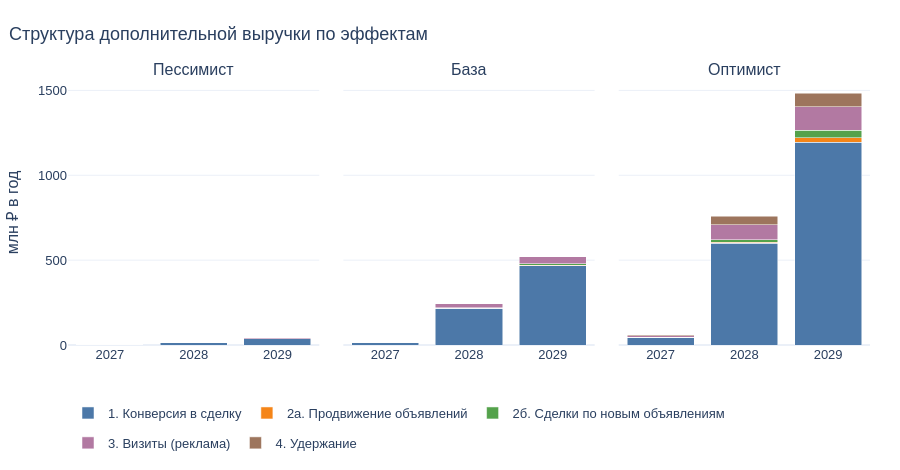
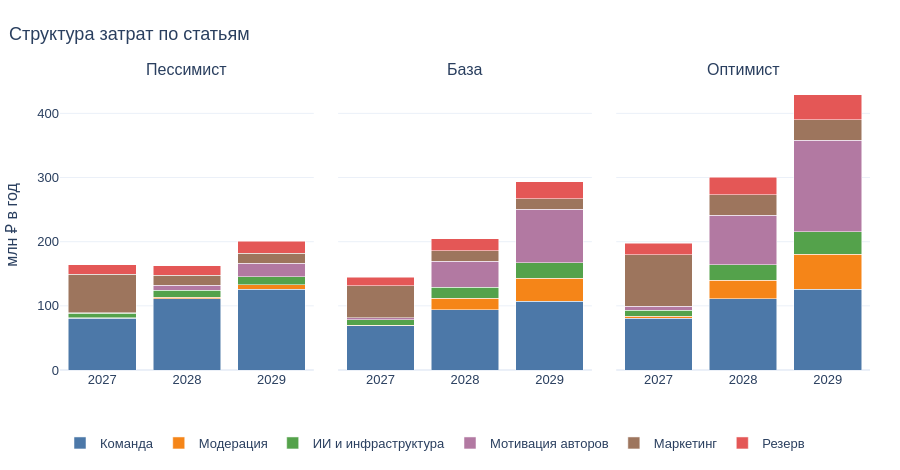

The notebook cell these images were saved under, in order:
### Markdown cell above
### 2.5. Откуда выручка и куда уходят деньги (по годам)

### Code cell
REV = {'Эффект 1: доход от конверсии (комиссия Доставки)': '1. Конверсия в сделку', 'Эффект 2: доход от продвижения новых объявлений': '2а. Продвижение объявлений',
       'Эффект 2: доход со сделок по новым объявлениям': '2б. Сделки по новым объявлениям', 'Эффект 3: доход от рекламы и рекомендаций': '3. Визиты (реклама)',
       'Эффект 4: удержание (верхний сценарий)': '4. Удержание'}
COST = {'Команда разработки': 'Команда', 'ИИ-модерация': 'Модерация', 'Ручная модерация спорных случаев': 'Модерация', 'ИИ и инфраструктура': 'ИИ и инфраструктура',
        'Мотивация авторов (с годовым потолком)': 'Мотивация авторов', 'Маркетинг (запуск + текущий)': 'Маркетинг', 'Резерв': 'Резерв'}
PAL = ['#4C78A8', '#F58518', '#54A24B', '#B279A2', '#9D755D', '#E45756']

def stack(mapping):
    out = {}
    for s in SC:
        d = {}
        for lab, nm in mapping.items(): d[nm] = d.get(nm, 0) + ys(s, lab)
        out[s] = d
    return out
RV, CS = stack(REV), stack(COST)

def stacked(data, name, title, ylab):
    fig = make_subplots(rows=1, cols=3, subplot_titles=SC, shared_yaxes=True, horizontal_spacing=0.03)
    comps = list(data['База'].keys())
    for j, s in enumerate(SC, 1):
        for k, c in enumerate(comps):
            fig.add_bar(x=YEARS, y=data[s][c], name=c, marker_color=PAL[k], legendgroup=c, showlegend=(j == 1), row=1, col=j)
    fig.update_layout(barmode='stack'); fig.update_yaxes(title=ylab, row=1, col=1)
    pshow(fig, name, title, h=470)
    f, axs = plt.subplots(1, 3, figsize=(14, 4.6), sharey=True)
    for ax, s in zip(axs, SC):
        bot = np.zeros(3)
        for k, c in enumerate(comps): ax.bar(YEARS, data[s][c], bottom=bot, color=PAL[k], label=c); bot += data[s][c]
        ax.set_title(s)
    axs[0].set_ylabel(ylab); axs[0].legend(fontsize=8, loc='upper left'); f.suptitle(title, fontweight='bold'); mshow(f, name)

stacked(RV, 'revenue_structure', 'Структура дополнительной выручки по эффектам', 'млн ₽ в год')
stacked(CS, 'cost_structure', 'Структура затрат по статьям', 'млн ₽ в год')

### Figure 1 — Plotly figure (JSON) as saved in the notebook; plotly's stock layout.template omitted (floating-point values rounded to 4 significant figures)
{"data": [{"legendgroup": "1. Конверсия в сделку", "marker": {"color": "#4C78A8"}, "name": "1. Конверсия в сделку", "showlegend": true, "type": "bar", "x": ["2027", "2028", "2029"], "xaxis": "x", "y": [0.9926, 13.23, 37.97], "yaxis": "y"}, {"legendgroup": "2а. Продвижение объявлений", "marker": {"color": "#F58518"}, "name": "2а. Продвижение объявлений", "showlegend": true, "type": "bar", "x": ["2027", "2028", "2029"], "xaxis": "x", "y": [0.0, 0.0226, 0.09547], "yaxis": "y"}, {"legendgroup": "2б. Сделки по новым объявлениям", "marker": {"color": "#54A24B"}, "name": "2б. Сделки по новым объявлениям", "showlegend": true, "type": "bar", "x": ["2027", "2028", "2029"], "xaxis": "x", "y": [0.0, 0.05876, 0.2582], "yaxis": "y"}, {"legendgroup": "3. Визиты (реклама)", "marker": {"color": "#B279A2"}, "name": "3. Визиты (реклама)", "showlegend": true, "type": "bar", "x": ["2027", "2028", "2029"], "xaxis": "x", "y": [0.1157, 1.439, 3.856], "yaxis": "y"}, {"legendgroup": "4. Удержание", "marker": {"color": "#9D755D"}, "name": "4. Удержание", "showlegend": true, "type": "bar", "x": ["2027", "2028", "2029"], "xaxis": "x", "y": [0.0, 0.0, 0.0], "yaxis": "y"}, {"legendgroup": "1. Конверсия в сделку", "marker": {"color": "#4C78A8"}, "name": "1. Конверсия в сделку", "showlegend": false, "type": "bar", "x": ["2027", "2028", "2029"], "xaxis": "x2", "y": [14.78, 216.0, 466.1], "yaxis": "y2"}, {"legendgroup": "2а. Продвижение объявлений", "marker": {"color": "#F58518"}, "name": "2а. Продвижение объявлений", "showlegend": false, "type": "bar", "x": ["2027", "2028", "2029"], "xaxis": "x2", "y": [0.0, 1.115, 3.855], "yaxis": "y2"}, {"legendgroup": "2б. Сделки по новым объявлениям", "marker": {"color": "#54A24B"}, "name": "2б. Сделки по новым объявлениям", "showlegend": false, "type": "bar", "x": ["2027", "2028", "2029"], "xaxis": "x2", "y": [0.0, 2.463, 9.024], "yaxis": "y2"}, {"legendgroup": "3. Визиты (реклама)", "marker": {"color": "#B279A2"}, "name": "3. Визиты (реклама)", "showlegend": false, "type": "bar", "x": ["2027", "2028", "2029"], "xaxis": "x2", "y": [1.912, 23.02, 41.13], "yaxis": "y2"}, {"legendgroup": "4. Удержание", "marker": {"color": "#9D755D"}, "name": "4. Удержание", "showlegend": false, "type": "bar", "x": ["2027", "2028", "2029"], "xaxis": "x2", "y": [0.0, 0.0, 0.0], "yaxis": "y2"}, {"legendgroup": "1. Конверсия в сделку", "marker": {"color": "#4C78A8"}, "name": "1. Конверсия в сделку", "showlegend": false, "type": "bar", "x": ["2027", "2028", "2029"], "xaxis": "x3", "y": [46.09, 598.9, 1196.0], "yaxis": "y3"}, {"legendgroup": "2а. Продвижение объявлений", "marker": {"color": "#F58518"}, "name": "2а. Продвижение объявлений", "showlegend": false, "type": "bar", "x": ["2027", "2028", "2029"], "xaxis": "x3", "y": [0.0, 7.851, 24.53], "yaxis": "y3"}, {"legendgroup": "2б. Сделки по новым объявлениям", "marker": {"color": "#54A24B"}, "name": "2б. Сделки по новым объявлениям", "showlegend": false, "type": "bar", "x": ["2027", "2028", "2029"], "xaxis": "x3", "y": [0.0, 13.44, 44.93], "yaxis": "y3"}, {"legendgroup": "3. Визиты (реклама)", "marker": {"color": "#B279A2"}, "name": "3. Визиты (реклама)", "showlegend": false, "type": "bar", "x": ["2027", "2028", "2029"], "xaxis": "x3", "y": [8.664, 88.15, 138.6], "yaxis": "y3"}, {"legendgroup": "4. Удержание", "marker": {"color": "#9D755D"}, "name": "4. Удержание", "showlegend": false, "type": "bar", "x": ["2027", "2028", "2029"], "xaxis": "x3", "y": [4.973, 50.59, 79.56], "yaxis": "y3"}], "layout": {"annotations": [{"font": {"size": 16}, "showarrow": false, "text": "Пессимист", "x": 0.1567, "xanchor": "center", "xref": "paper", "y": 1, "yanchor": "bottom", "yref": "paper"}, {"font": {"size": 16}, "showarrow": false, "text": "База", "x": 0.5, "xanchor": "center", "xref": "paper", "y": 1, "yanchor": "bottom", "yref": "paper"}, {"font": {"size": 16}, "showarrow": false, "text": "Оптимист", "x": 0.8433, "xanchor": "center", "xref": "paper", "y": 1, "yanchor": "bottom", "yref": "paper"}], "barmode": "stack", "font": {"family": "Arial", "size": 13}, "height": 470, "legend": {"orientation": "h", "y": -0.2}, "margin": {"b": 60, "l": 60, "r": 30, "t": 80}, "title": {"text": "Структура дополнительной выручки по эффектам", "x": 0.01}, "xaxis": {"anchor": "y", "domain": [0, 0.3133]}, "xaxis2": {"anchor": "y2", "domain": [0.3433, 0.6567]}, "xaxis3": {"anchor": "y3", "domain": [0.6867, 1.0]}, "yaxis": {"anchor": "x", "domain": [0, 1], "title": {"text": "млн ₽ в год"}}, "yaxis2": {"anchor": "x2", "domain": [0, 1], "matches": "y", "showticklabels": false}, "yaxis3": {"anchor": "x3", "domain": [0, 1], "matches": "y", "showticklabels": false}}}

### Figure 2 — Plotly figure (JSON) as saved in the notebook; plotly's stock layout.template omitted (floating-point values rounded to 4 significant figures)
{"data": [{"legendgroup": "Команда", "marker": {"color": "#4C78A8"}, "name": "Команда", "showlegend": true, "type": "bar", "x": ["2027", "2028", "2029"], "xaxis": "x", "y": [81.0, 110.8, 126.0], "yaxis": "y"}, {"legendgroup": "Модерация", "marker": {"color": "#F58518"}, "name": "Модерация", "showlegend": true, "type": "bar", "x": ["2027", "2028", "2029"], "xaxis": "x", "y": [0.1981, 2.539, 7.005], "yaxis": "y"}, {"legendgroup": "ИИ и инфраструктура", "marker": {"color": "#54A24B"}, "name": "ИИ и инфраструктура", "showlegend": true, "type": "bar", "x": ["2027", "2028", "2029"], "xaxis": "x", "y": [7.56, 10.77, 12.12], "yaxis": "y"}, {"legendgroup": "Мотивация авторов", "marker": {"color": "#B279A2"}, "name": "Мотивация авторов", "showlegend": true, "type": "bar", "x": ["2027", "2028", "2029"], "xaxis": "x", "y": [0.6002, 7.694, 21.23], "yaxis": "y"}, {"legendgroup": "Маркетинг", "marker": {"color": "#9D755D"}, "name": "Маркетинг", "showlegend": true, "type": "bar", "x": ["2027", "2028", "2029"], "xaxis": "x", "y": [60.0, 16.0, 16.0], "yaxis": "y"}, {"legendgroup": "Резерв", "marker": {"color": "#E45756"}, "name": "Резерв", "showlegend": true, "type": "bar", "x": ["2027", "2028", "2029"], "xaxis": "x", "y": [14.94, 14.78, 18.23], "yaxis": "y"}, {"legendgroup": "Команда", "marker": {"color": "#4C78A8"}, "name": "Команда", "showlegend": false, "type": "bar", "x": ["2027", "2028", "2029"], "xaxis": "x2", "y": [68.85, 94.19, 107.1], "yaxis": "y2"}, {"legendgroup": "Модерация", "marker": {"color": "#F58518"}, "name": "Модерация", "showlegend": false, "type": "bar", "x": ["2027", "2028", "2029"], "xaxis": "x2", "y": [1.294, 17.83, 36.3], "yaxis": "y2"}, {"legendgroup": "ИИ и инфраструктура", "marker": {"color": "#54A24B"}, "name": "ИИ и инфраструктура", "showlegend": false, "type": "bar", "x": ["2027", "2028", "2029"], "xaxis": "x2", "y": [7.979, 16.6, 23.45], "yaxis": "y2"}, {"legendgroup": "Мотивация авторов", "marker": {"color": "#B279A2"}, "name": "Мотивация авторов", "showlegend": false, "type": "bar", "x": ["2027", "2028", "2029"], "xaxis": "x2", "y": [2.995, 41.28, 84.04], "yaxis": "y2"}, {"legendgroup": "Маркетинг", "marker": {"color": "#9D755D"}, "name": "Маркетинг", "showlegend": false, "type": "bar", "x": ["2027", "2028", "2029"], "xaxis": "x2", "y": [50.0, 16.0, 16.0], "yaxis": "y2"}, {"legendgroup": "Резерв", "marker": {"color": "#E45756"}, "name": "Резерв", "showlegend": false, "type": "bar", "x": ["2027", "2028", "2029"], "xaxis": "x2", "y": [13.11, 18.59, 26.69], "yaxis": "y2"}, {"legendgroup": "Команда", "marker": {"color": "#4C78A8"}, "name": "Команда", "showlegend": false, "type": "bar", "x": ["2027", "2028", "2029"], "xaxis": "x3", "y": [81.0, 110.8, 126.0], "yaxis": "y3"}, {"legendgroup": "Модерация", "marker": {"color": "#F58518"}, "name": "Модерация", "showlegend": false, "type": "bar", "x": ["2027", "2028", "2029"], "xaxis": "x3", "y": [2.42, 29.38, 54.82], "yaxis": "y3"}, {"legendgroup": "ИИ и инфраструктура", "marker": {"color": "#54A24B"}, "name": "ИИ и инфраструктура", "showlegend": false, "type": "bar", "x": ["2027", "2028", "2029"], "xaxis": "x3", "y": [10.01, 24.24, 34.84], "yaxis": "y3"}, {"legendgroup": "Мотивация авторов", "marker": {"color": "#B279A2"}, "name": "Мотивация авторов", "showlegend": false, "type": "bar", "x": ["2027", "2028", "2029"], "xaxis": "x3", "y": [6.301, 76.52, 142.7], "yaxis": "y3"}, {"legendgroup": "Маркетинг", "marker": {"color": "#9D755D"}, "name": "Маркетинг", "showlegend": false, "type": "bar", "x": ["2027", "2028", "2029"], "xaxis": "x3", "y": [80.0, 32.0, 32.0], "yaxis": "y3"}, {"legendgroup": "Резерв", "marker": {"color": "#E45756"}, "name": "Резерв", "showlegend": false, "type": "bar", "x": ["2027", "2028", "2029"], "xaxis": "x3", "y": [17.97, 27.3, 39.04], "yaxis": "y3"}], "layout": {"annotations": [{"font": {"size": 16}, "showarrow": false, "text": "Пессимист", "x": 0.1567, "xanchor": "center", "xref": "paper", "y": 1, "yanchor": "bottom", "yref": "paper"}, {"font": {"size": 16}, "showarrow": false, "text": "База", "x": 0.5, "xanchor": "center", "xref": "paper", "y": 1, "yanchor": "bottom", "yref": "paper"}, {"font": {"size": 16}, "showarrow": false, "text": "Оптимист", "x": 0.8433, "xanchor": "center", "xref": "paper", "y": 1, "yanchor": "bottom", "yref": "paper"}], "barmode": "stack", "font": {"family": "Arial", "size": 13}, "height": 470, "legend": {"orientation": "h", "y": -0.2}, "margin": {"b": 60, "l": 60, "r": 30, "t": 80}, "title": {"text": "Структура затрат по статьям", "x": 0.01}, "xaxis": {"anchor": "y", "domain": [0, 0.3133]}, "xaxis2": {"anchor": "y2", "domain": [0.3433, 0.6567]}, "xaxis3": {"anchor": "y3", "domain": [0.6867, 1.0]}, "yaxis": {"anchor": "x", "domain": [0, 1], "title": {"text": "млн ₽ в год"}}, "yaxis2": {"anchor": "x2", "domain": [0, 1], "matches": "y", "showticklabels": false}, "yaxis3": {"anchor": "x3", "domain": [0, 1], "matches": "y", "showticklabels": false}}}
